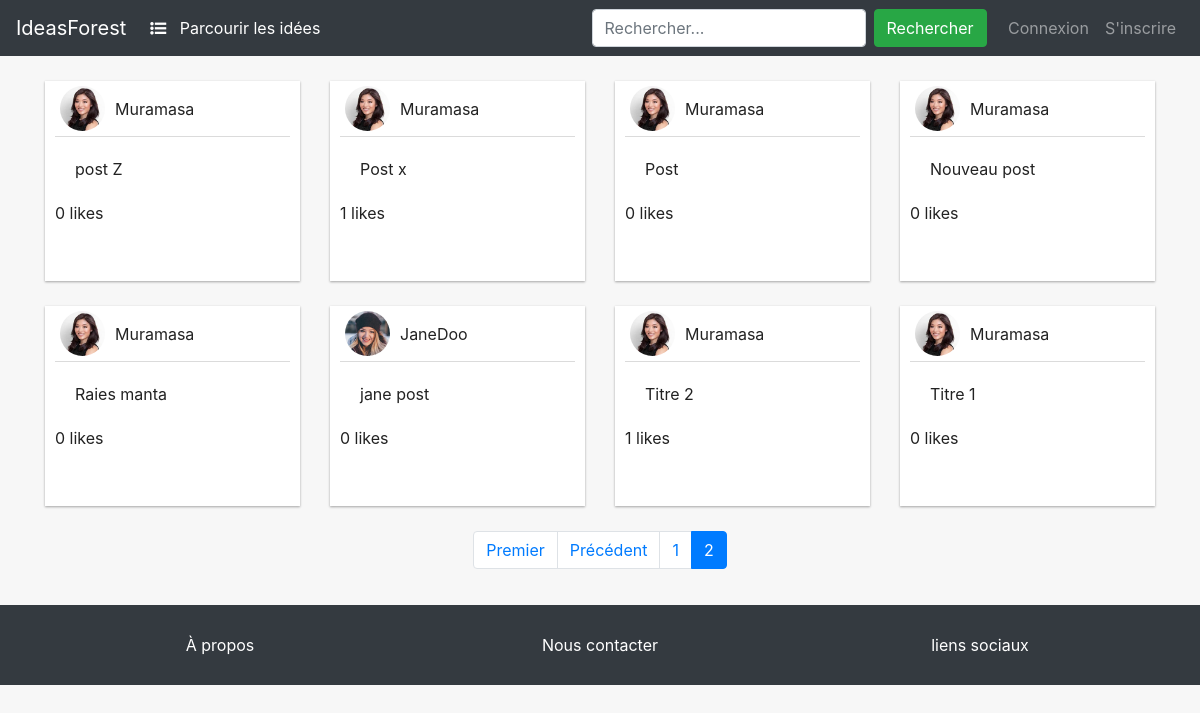
Screenshot of /?page=2 with the database file from the repository.
### blog/models.py (models this page shows, shortened)
class Post(models.Model):
    title = models.CharField(max_length=100)
    content = models.TextField()
    date_posted = models.DateTimeField(default=timezone.now)
    author = models.ForeignKey(User, on_delete=models.CASCADE)
    def get_likes(self):
        return Like.objects.filter(post=self)

### users/models.py (models this page shows, shortened)
class Profile(models.Model):
    user = models.OneToOneField(User, on_delete=models.CASCADE)
    image = models.ImageField(default='default.jpg', upload_to='profile_pics')
    about = models.TextField(default='')

### blog/views.py (the view)
# urls.py: path('', post_list_view, name='blog-home'),
def post_list_view(request):
    posts = Post.objects.all().order_by('-date_posted')
    list_ = []
    for post in posts:
        likes_number = post.get_likes().count()
        already_liked = False
        if request.user.is_authenticated:
            already_liked = Like.objects.filter(post=post,author=request.user).exists()
        list_.append({
            'post' : post,
            'likes_number' : likes_number,
            'already_liked' : already_liked
        })
    paginator = Paginator(list_, POSTS_PER_PAGE)
    page = request.GET.get('page')
    list_page = paginator.get_page(page)
    is_paginated = len(list_) > POSTS_PER_PAGE
    return render(request, 'blog/home.html',{
    'home_active': 'active',
    'list' : list_page,
    'is_paginated' : is_paginated
    })

### blog/templates/blog/home.html (shortened to what this page needs)
{% extends "blog/base.html" %}
{% load static%}
{% block content %}
{% include 'blog/reusable/card_list.html' %}
{% include 'blog/reusable/pagination.html' %}
{% endblock content %}

### blog/templates/blog/reusable/card_list.html
{% for el in list %}
<div class="col-md-3">
    <div class="idea-card">
        <div class="idea-card-head">
            <img class="rounded-circle article-img" src="{{el.post.author.profile.image.url}}" alt="">
            <a class="mr-2" href="{% url 'user_detail' el.post.author.id %}">{{ el.post.author }}</a>
        </div>
        <div class="idea-card-body">
            <p class="card-text"><a class="article-title"
                    href="{% url 'post-detail' el.post.id %}">{{ el.post.title }}</a>
            </p>
        </div>
        <div class="idea-card-bottom">
            {% if user.is_authenticated %}
            {% if el.already_liked %}
            <a class="likes-button liked" href="{% url 'like-post' el.post.id %}">
                <span class="likes-number-container">{{ el.likes_number }}</span>
                likes</a>
            {% else %}
            <a class="likes-button" href="{% url 'like-post' el.post.id %}">
                <span class="likes-number-container">{{ el.likes_number }}</span>
                likes</a>
            {% endif %}
            {% else %}
            <a class="likes-button" href="{% url 'like-post' el.post.id %}"
                title="Connectez ou inscrivez-vous pour liker.">
                <span class="likes-number-container">{{ el.likes_number }}</span>
                likes</a>
            {% endif %}
        </div>
    </div>
</div>
{% endfor %}

### blog/static/blog/css/main.css (style rules this page uses)
a { color: #222; }
body { background-color: rgb(247, 247, 247); }
.article-img { width: 80px; }
.idea-card { background-color: white; min-height: 200px; margin-bottom: 25px; padding-left: 10px; padding-right: 10px; box-shadow: 0 1px 3px rgba(0, 0, 0, 0.12), 0 1px 2px rgba(0, 0, 0, 0.24); transition: all 0.3s cubic-bezier(0.25, 0.8, 0.25, 1); }
.idea-card .idea-card-head { padding: 5px; display: flex; border-bottom: 1px solid rgb(219, 219, 219); }
.idea-card .idea-card-head img { width: 45px; border-radius: 100%; }
.idea-card .idea-card-head a { margin-left: 10px; }
.idea-card .idea-card-head * { margin-top: auto; margin-bottom: auto; }
.idea-card .idea-card-body { display: flex; padding: 20px; }

### rows the page displays
Post: post.author.profile.image (picture), post.author "Muramasa", post "post Z", likes_number "0"
Post: post.author.profile.image (picture), post.author "Muramasa", post "Post x", likes_number "1"
Post: post.author.profile.image (picture), post.author "Muramasa", post "Post", likes_number "0"
Post: post.author.profile.image (picture), post.author "Muramasa", post "Nouveau post", likes_number "0"
Post: post.author.profile.image (picture), post.author "Muramasa", post "Raies manta", likes_number "0"
Post: post.author.profile.image (picture), post.author "JaneDoo", post "jane post", likes_number "0"
Post: post.author.profile.image (picture), post.author "Muramasa", post "Titre 2", likes_number "1"
Post: post.author.profile.image (picture), post.author "Muramasa", post "Titre 1", likes_number "0"

### other values shown
{{ num }} "1"
{{ num }} "2"
